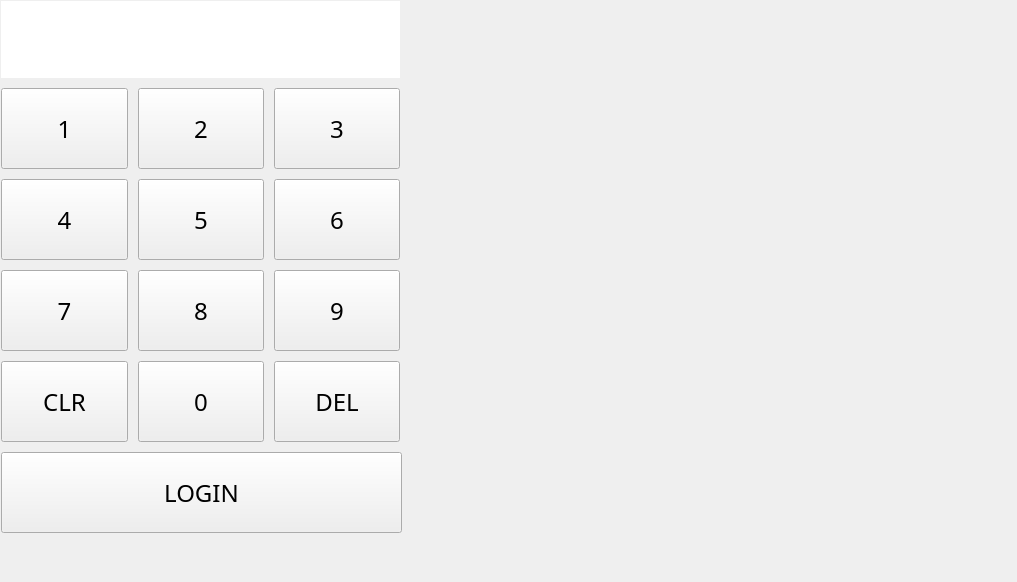
<?xml version="1.0" encoding="UTF-8"?>
<ui version="4.0">
 <class>Form</class>
 <widget class="QWidget" name="Form">
  <property name="windowModality">
   <enum>Qt::NonModal</enum>
  </property>
  <property name="enabled">
   <bool>true</bool>
  </property>
  <property name="geometry">
   <rect>
    <x>0</x>
    <y>0</y>
    <width>1017</width>
    <height>582</height>
   </rect>
  </property>
  <property name="sizePolicy">
   <sizepolicy hsizetype="Preferred" vsizetype="Preferred">
    <horstretch>0</horstretch>
    <verstretch>0</verstretch>
   </sizepolicy>
  </property>
  <property name="windowTitle">
   <string>Form</string>
  </property>
  <widget class="QPushButton" name="pushButton_1">
   <property name="geometry">
    <rect>
     <x>1</x>
     <y>88</y>
     <width>127</width>
     <height>81</height>
    </rect>
   </property>
   <property name="sizePolicy">
    <sizepolicy hsizetype="Fixed" vsizetype="Fixed">
     <horstretch>0</horstretch>
     <verstretch>0</verstretch>
    </sizepolicy>
   </property>
   <property name="minimumSize">
    <size>
     <width>0</width>
     <height>81</height>
    </size>
   </property>
   <property name="font">
    <font>
     <family>OCR A Extended</family>
     <pointsize>18</pointsize>
    </font>
   </property>
   <property name="toolTip">
    <string>You stupid piece of shit</string>
   </property>
   <property name="text">
    <string>1</string>
   </property>
   <property name="checkable">
    <bool>false</bool>
   </property>
   <property name="flat">
    <bool>false</bool>
   </property>
  </widget>
  <widget class="QPushButton" name="pushButton_0">
   <property name="geometry">
    <rect>
     <x>138</x>
     <y>361</y>
     <width>126</width>
     <height>81</height>
    </rect>
   </property>
   <property name="sizePolicy">
    <sizepolicy hsizetype="Fixed" vsizetype="Fixed">
     <horstretch>0</horstretch>
     <verstretch>0</verstretch>
    </sizepolicy>
   </property>
   <property name="minimumSize">
    <size>
     <width>0</width>
     <height>81</height>
    </size>
   </property>
   <property name="font">
    <font>
     <family>OCR A Extended</family>
     <pointsize>18</pointsize>
    </font>
   </property>
   <property name="text">
    <string>0</string>
   </property>
  </widget>
  <widget class="QPushButton" name="pushButton_del">
   <property name="geometry">
    <rect>
     <x>274</x>
     <y>361</y>
     <width>126</width>
     <height>81</height>
    </rect>
   </property>
   <property name="sizePolicy">
    <sizepolicy hsizetype="Fixed" vsizetype="Fixed">
     <horstretch>0</horstretch>
     <verstretch>0</verstretch>
    </sizepolicy>
   </property>
   <property name="minimumSize">
    <size>
     <width>0</width>
     <height>81</height>
    </size>
   </property>
   <property name="font">
    <font>
     <family>OCR A Extended</family>
     <pointsize>18</pointsize>
    </font>
   </property>
   <property name="text">
    <string>DEL</string>
   </property>
  </widget>
  <widget class="QPushButton" name="pushButton_9">
   <property name="geometry">
    <rect>
     <x>274</x>
     <y>270</y>
     <width>126</width>
     <height>81</height>
    </rect>
   </property>
   <property name="sizePolicy">
    <sizepolicy hsizetype="Fixed" vsizetype="Fixed">
     <horstretch>0</horstretch>
     <verstretch>0</verstretch>
    </sizepolicy>
   </property>
   <property name="minimumSize">
    <size>
     <width>0</width>
     <height>81</height>
    </size>
   </property>
   <property name="font">
    <font>
     <family>OCR A Extended</family>
     <pointsize>18</pointsize>
    </font>
   </property>
   <property name="text">
    <string>9</string>
   </property>
  </widget>
  <widget class="QLineEdit" name="lineEdit">
   <property name="geometry">
    <rect>
     <x>1</x>
     <y>1</y>
     <width>399</width>
     <height>77</height>
    </rect>
   </property>
   <property name="sizePolicy">
    <sizepolicy hsizetype="Fixed" vsizetype="Fixed">
     <horstretch>0</horstretch>
     <verstretch>0</verstretch>
    </sizepolicy>
   </property>
   <property name="font">
    <font>
     <family>Lucida Sans</family>
     <pointsize>26</pointsize>
     <weight>75</weight>
     <bold>true</bold>
    </font>
   </property>
   <property name="maxLength">
    <number>4</number>
   </property>
   <property name="frame">
    <bool>false</bool>
   </property>
   <property name="echoMode">
    <enum>QLineEdit::Normal</enum>
   </property>
   <property name="cursorPosition">
    <number>0</number>
   </property>
   <property name="alignment">
    <set>Qt::AlignCenter</set>
   </property>
   <property name="dragEnabled">
    <bool>false</bool>
   </property>
  </widget>
  <widget class="QPushButton" name="pushButton_8">
   <property name="geometry">
    <rect>
     <x>138</x>
     <y>270</y>
     <width>126</width>
     <height>81</height>
    </rect>
   </property>
   <property name="sizePolicy">
    <sizepolicy hsizetype="Fixed" vsizetype="Fixed">
     <horstretch>0</horstretch>
     <verstretch>0</verstretch>
    </sizepolicy>
   </property>
   <property name="minimumSize">
    <size>
     <width>0</width>
     <height>81</height>
    </size>
   </property>
   <property name="font">
    <font>
     <family>OCR A Extended</family>
     <pointsize>18</pointsize>
    </font>
   </property>
   <property name="text">
    <string>8</string>
   </property>
  </widget>
  <widget class="QPushButton" name="pushButton_3">
   <property name="geometry">
    <rect>
     <x>274</x>
     <y>88</y>
     <width>126</width>
     <height>81</height>
    </rect>
   </property>
   <property name="sizePolicy">
    <sizepolicy hsizetype="Fixed" vsizetype="Fixed">
     <horstretch>0</horstretch>
     <verstretch>0</verstretch>
    </sizepolicy>
   </property>
   <property name="minimumSize">
    <size>
     <width>0</width>
     <height>81</height>
    </size>
   </property>
   <property name="font">
    <font>
     <family>OCR A Extended</family>
     <pointsize>18</pointsize>
    </font>
   </property>
   <property name="text">
    <string>3</string>
   </property>
  </widget>
  <widget class="QPushButton" name="pushButton_6">
   <property name="geometry">
    <rect>
     <x>274</x>
     <y>179</y>
     <width>126</width>
     <height>81</height>
    </rect>
   </property>
   <property name="sizePolicy">
    <sizepolicy hsizetype="Fixed" vsizetype="Fixed">
     <horstretch>0</horstretch>
     <verstretch>0</verstretch>
    </sizepolicy>
   </property>
   <property name="minimumSize">
    <size>
     <width>0</width>
     <height>81</height>
    </size>
   </property>
   <property name="font">
    <font>
     <family>OCR A Extended</family>
     <pointsize>18</pointsize>
    </font>
   </property>
   <property name="text">
    <string>6</string>
   </property>
  </widget>
  <widget class="QPushButton" name="pushButton_2">
   <property name="geometry">
    <rect>
     <x>138</x>
     <y>88</y>
     <width>126</width>
     <height>81</height>
    </rect>
   </property>
   <property name="sizePolicy">
    <sizepolicy hsizetype="Fixed" vsizetype="Fixed">
     <horstretch>0</horstretch>
     <verstretch>0</verstretch>
    </sizepolicy>
   </property>
   <property name="minimumSize">
    <size>
     <width>0</width>
     <height>81</height>
    </size>
   </property>
   <property name="font">
    <font>
     <family>OCR A Extended</family>
     <pointsize>18</pointsize>
    </font>
   </property>
   <property name="text">
    <string>2</string>
   </property>
  </widget>
  <widget class="QPushButton" name="pushButton_4">
   <property name="geometry">
    <rect>
     <x>1</x>
     <y>179</y>
     <width>127</width>
     <height>81</height>
    </rect>
   </property>
   <property name="sizePolicy">
    <sizepolicy hsizetype="Fixed" vsizetype="Fixed">
     <horstretch>0</horstretch>
     <verstretch>0</verstretch>
    </sizepolicy>
   </property>
   <property name="minimumSize">
    <size>
     <width>0</width>
     <height>81</height>
    </size>
   </property>
   <property name="font">
    <font>
     <family>OCR A Extended</family>
     <pointsize>18</pointsize>
    </font>
   </property>
   <property name="toolTip">
    <string>You stupid piece of shit</string>
   </property>
   <property name="text">
    <string>4</string>
   </property>
   <property name="checkable">
    <bool>false</bool>
   </property>
   <property name="flat">
    <bool>false</bool>
   </property>
  </widget>
  <widget class="QPushButton" name="pushButton_7">
   <property name="geometry">
    <rect>
     <x>1</x>
     <y>270</y>
     <width>127</width>
     <height>81</height>
    </rect>
   </property>
   <property name="sizePolicy">
    <sizepolicy hsizetype="Fixed" vsizetype="Fixed">
     <horstretch>0</horstretch>
     <verstretch>0</verstretch>
    </sizepolicy>
   </property>
   <property name="minimumSize">
    <size>
     <width>0</width>
     <height>81</height>
    </size>
   </property>
   <property name="font">
    <font>
     <family>OCR A Extended</family>
     <pointsize>18</pointsize>
    </font>
   </property>
   <property name="toolTip">
    <string>You stupid piece of shit</string>
   </property>
   <property name="text">
    <string>7</string>
   </property>
   <property name="checkable">
    <bool>false</bool>
   </property>
   <property name="flat">
    <bool>false</bool>
   </property>
  </widget>
  <widget class="QPushButton" name="pushButton_clr">
   <property name="geometry">
    <rect>
     <x>1</x>
     <y>361</y>
     <width>127</width>
     <height>81</height>
    </rect>
   </property>
   <property name="sizePolicy">
    <sizepolicy hsizetype="Fixed" vsizetype="Fixed">
     <horstretch>0</horstretch>
     <verstretch>0</verstretch>
    </sizepolicy>
   </property>
   <property name="minimumSize">
    <size>
     <width>0</width>
     <height>81</height>
    </size>
   </property>
   <property name="font">
    <font>
     <family>OCR A Extended</family>
     <pointsize>18</pointsize>
    </font>
   </property>
   <property name="toolTip">
    <string>You stupid piece of shit</string>
   </property>
   <property name="text">
    <string>CLR</string>
   </property>
   <property name="checkable">
    <bool>false</bool>
   </property>
   <property name="flat">
    <bool>false</bool>
   </property>
  </widget>
  <widget class="QPushButton" name="pushButton_5">
   <property name="geometry">
    <rect>
     <x>138</x>
     <y>179</y>
     <width>126</width>
     <height>81</height>
    </rect>
   </property>
   <property name="sizePolicy">
    <sizepolicy hsizetype="Fixed" vsizetype="Fixed">
     <horstretch>0</horstretch>
     <verstretch>0</verstretch>
    </sizepolicy>
   </property>
   <property name="minimumSize">
    <size>
     <width>0</width>
     <height>81</height>
    </size>
   </property>
   <property name="font">
    <font>
     <family>OCR A Extended</family>
     <pointsize>18</pointsize>
    </font>
   </property>
   <property name="text">
    <string>5</string>
   </property>
  </widget>
  <widget class="QPushButton" name="pushButton_login">
   <property name="geometry">
    <rect>
     <x>1</x>
     <y>452</y>
     <width>401</width>
     <height>81</height>
    </rect>
   </property>
   <property name="sizePolicy">
    <sizepolicy hsizetype="Minimum" vsizetype="Minimum">
     <horstretch>0</horstretch>
     <verstretch>0</verstretch>
    </sizepolicy>
   </property>
   <property name="font">
    <font>
     <family>OCR A Extended</family>
     <pointsize>18</pointsize>
     <weight>50</weight>
     <bold>false</bold>
    </font>
   </property>
   <property name="text">
    <string>LOGIN</string>
   </property>
  </widget>
 </widget>
 <resources/>
 <connections/>
</ui>
